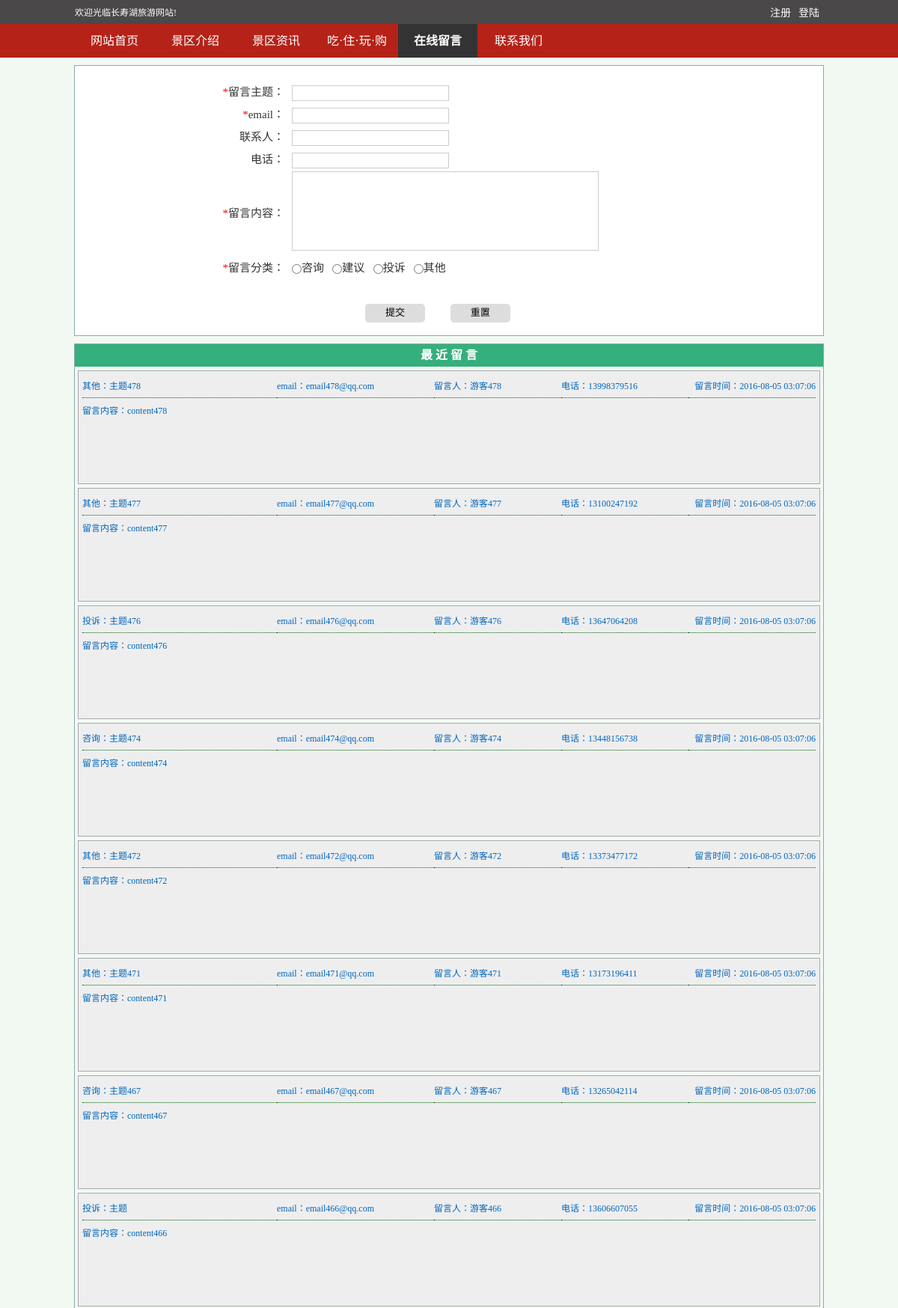
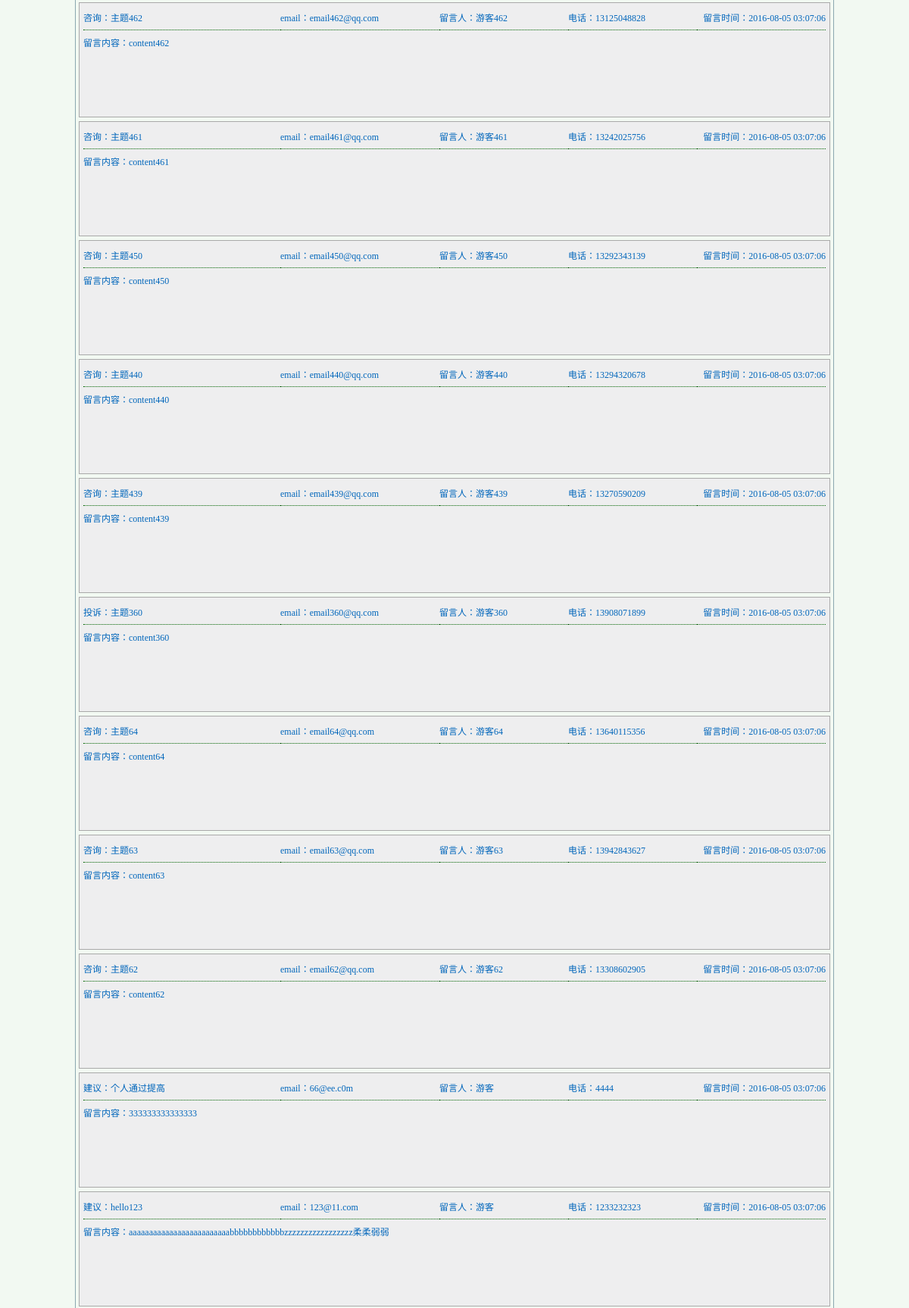
Screenshot of /zxly/index.php (upper part) with the database file from the repository (2 pictures, top to bottom).
### tables this page shows
CREATE TABLE `message` (
  `id` int(10) unsigned NOT NULL AUTO_INCREMENT,
  `topic` varchar(30) NOT NULL,
  `name` varchar(20) NOT NULL,
  `phone` varchar(20) NOT NULL,
  `type` varchar(10) NOT NULL,
  `time` int(11) NOT NULL,
  `email` varchar(40) NOT NULL,
  `content` text NOT NULL,
  `timestamp` timestamp NULL DEFAULT CURRENT_TIMESTAMP ON UPDATE CURRENT_TIMESTAMP,
  `checked` tinyint(1) NOT NULL DEFAULT '0',
  PRIMARY KEY (`id`)
);

### public/class/db.class.php (called while the page is built, shortened)
<?php
class DB {
    public static $dbtype = 'mysql';
    public static $dbhost = '';
    public static $dbport = '';
    public static $dbname = '';
    public static $dbuser = '';
    public static $dbpass = '';
    public static $charset = '';
    public static $stmt = null;
    public static $DB = null;
    public static $connect = true;
    public function __construct() {
        self::$dbtype = 'mysql';
        self::$dbhost = 'localhost';
        self::$dbport = '3306';
        self::$dbname = 'csh';
        self::$dbuser = 'root';
        self::$dbpass = '';
        self::$connect = true;
        self::$charset = 'UTF8';
        self::$DB -> setAttribute ( PDO::MYSQL_ATTR_USE_BUFFERED_QUERY, true );
        self::$DB -> setAttribute ( PDO::ATTR_EMULATE_PREPARES, true );
        self::$DB -> exec( 'SET NAMES ' . self::$charset );
    }
    private function connect() {
        try {
            self::$DB = new PDO ( self::$dbtype . ':host=' . self::$dbhost . ';port=' . self::$dbport . ';dbname=' .
                self::$dbname, self::$dbuser, self::$dbpass, array (PDO::ATTR_PERSISTENT => self::$connect ) );
        } catch ( PDOException $e ) {
            die ( "Connect Error Infomation:" . $e->getMessage () );
        }
    }
    private function _fetch($sql, $type) {
        $result = array ();
        self::$stmt = self::$DB->query ( $sql );
        self::$stmt->setFetchMode ( PDO::FETCH_ASSOC );
        switch ($type) {
            case '1' :
                $result = self::$stmt->fetchAll ();
                break;
        }
        self::$stmt = null;
        return $result;
    }
    public function getAll($table, $field = '*', $where = false, $orderby = false, $limit = false) {
        $sql = "SELECT {$field} FROM `{$table}`";
        $sql .= ($where) ? " WHERE $where" : '';
        $sql .= ($orderby) ? " ORDER BY $orderby" : '';
        $sql .= ($limit) ? " LIMIT $limit" : '';
        return self::_fetch ( $sql, $type = '1' );
    }
}

### zxly/index.php (the view, shortened to what this page needs)
<?php
require_once '../public/class/db.class.php';
$db = new DB();
$data = $db -> getAll('message','*','checked=1',"id desc","0,20");
?>
<!DOCTYPE html>
<html lang="en">
<head>
    <link href="../public/css/style.css" type="text/css" rel="stylesheet"/>
    <link href="../public/css/dropmenu.css" rel="stylesheet" type="text/css"/>
</head>
<body>
<?php include "../public/common/header.php";?>
   <div id="zxly_message">
       <form action="" method="post">
           <table width="80%" align="center">
                <tr height="30">
                    <td nowrap width="180px;" align="right"><span style="color:red;">*</span>留言主题：</td>
                    <td colspan="5" align="left" style="padding-left:10px;">
                        <input name="topic" style="width:200px;"/>
                    </td>
                </tr>
                <tr height="30">
                   <td nowrap align="right"><span style="color:red;">*</span>email：</td>
                   <td align="left" style="padding-left:10px;">
                       <input name="email" style="width:200px;"/>
                   </td>
                </tr>
                <tr height="30">
                   <td nowrap align="right">联系人：</td>
                   <td align="left" style="padding-left:10px;">
                       <input name="name" style="width:200px;"/>
                   </td>
                </tr>
                <tr height="30">
                   <td nowrap align="right">电话：</td>
                   <td align="left" style="padding-left:10px;">
                       <input name="phone" style="width:200px;"/>
                   </td>
                </tr>
                <tr height="115">
                    <td nowrap align="right"><span style="color:red;">*</span>留言内容：</td>
                    <td align="left" style="padding-left:10px;">
                        <textarea name="content"></textarea>
                    </td>
                </tr>
                <tr height="30">
                   <td nowrap align="right"><span style="color:red;">*</span>留言分类：</td>
                   <td align="left" style="padding-left:10px;">
                       <input type="radio" name="type" value="咨询" id="zx" /><label for="zx">咨询</label>&nbsp;&nbsp;
                       <input type="radio" name="type" value="建议" id="jy" /><label for="jy">建议</label>&nbsp;&nbsp;
                       <input type="radio" name="type" value="投诉" id="ts" /><label for="ts">投诉</label>&nbsp;&nbsp;
                       <input type="radio" name="type" value="其他" id="qt" /><label for="qt">其他</label>
                   </td>
                </tr>
               <tr height="30">
                   <td></td>
                   <td align="left" style="padding-left:10px;color:red;">
                   </td>
               </tr>
                <tr height="30">
                    <td colspan="2" align="center">
                        <input type="button" value="提交">
                        <input type="reset" value="重置">
                    </td>
                </tr>
           </table>
       </form>
   </div>
   <div id="zxly_show">
       <div id="zxly_show_title" class="box_title">最&nbsp;近&nbsp;留&nbsp;言</div>
       <?php foreach($data as $k=>$v){?>
       <div class="zxly_show_box">
           <table width="100%" align="center" >
               <tr height="30">
                   <td align="left" width="260"><?php echo $v['type'],'：',$v['topic'];?></td>
                   <td align="left" width="210">email：<?php echo $v['email'];?></td>
                   <td align="left" width="170">留言人：<?php echo $v['name'];?></td>
                   <td align="left" width="170">电话：<?php echo $v['phone'];?></td>
                   <td align="right">留言时间：<?php echo date('Y-m-d H:i:s',$v['time']);?></td>
               </tr>
               <tr height="100">
                   <td colspan="5" align="left" valign="top" class="td_content">
                       <span>留言内容：<?php echo $v['content'];?></span>
                   </td>
               </tr>
           </table>
       </div>
       <?php }?>
   </div>
</body>
</html>

### public/common/header.php (shortened to what this page needs)
<?php
$url = dirname($_SERVER['PHP_SELF']);
?>
<div class="top_box">
    <div class="top_box_inner">
        <div class="topcontent">
            <span class="top-l">欢迎光临长寿湖旅游网站!</span>
                <span class="top-r">
                    <?php if(isset($_SESSION['username'])){?>
                    <a href="javascript:void(0)" id="login_out" onclick="logout();">注销</a>
                    <a href="/1_csh/userinfo/" class="userdetail" title="点击查看用户资料">[root]</a>
                    <?php }else{?>
                    <a href="/1_csh/login/">登陆</a>
                    <a href="/1_csh/register/">注册</a>
                    <?php }?>
                </span>
        </div>
        <div class="menu_box" id="Menu">
            <ul>
                <li class="menu_style <?php if($url=="/1_csh")echo "menu_current";?>" id="MenuItem61" name="MenuItem"><a href="http://localhost/1_csh/index1.php" class="menu">网站首页</a></li>
                <li class="menu_style <?php if($url=="/1_csh/jqjs")echo "menu_current";?>" id="MenuItem62" name="MenuItem"><a href="http://localhost/1_csh/jqjs/" class="menu">景区介绍</a></li>
                <li class="menu_style <?php if($url=="/1_csh/jqzx")echo "menu_current";?>" id="MenuItem63" name="MenuItem"><a href="http://localhost/1_csh/jqzx/" class="menu">景区资讯</a></li>
                <li class="menu_style <?php if($url=="/1_csh/czwg")echo "menu_current";?>"" id="MenuItem64" name="MenuItem"><a href="javascript:void(0)" class="menu">吃·住·玩·购</a>
                </li>
                <li class="menu_style <?php if($url=="/1_csh/zxly")echo "menu_current";?>" id="MenuItem65" name="MenuItem"><a href="http://localhost/1_csh/zxly/" class="menu">在线留言</a></li>
                <li class="menu_style <?php if($url=="/1_csh/lxwm")echo "menu_current";?>" id="MenuItem66" name="MenuItem"><a href="http://localhost/1_csh/lxwm/" class="menu">联系我们</a></li>
            </ul>
        </div>
    </div>
</div>

### public/css/style.css (style rules this page uses)
body,div,dl,dt,dd,ul,ol,li,h1,h2,h3,h4,h5,h6,pre,code,form,fieldset,legend,input,textarea,th,td,p,blockquote,hr,button,article,aside,details,figcaption,figure,footer,header,hgroup,menu,nav,section { margin:0px;padding:0px; }
body { word-wrap:break-word;text-align:center;font:12px/1.5 Tahoma;color:#333333;background:#f2f9f2; }
input,select,textarea,button { font-size:100%; }
table { border-collapse:collapse;border-spacing:0; }
li { list-style:none;*margin-left:-1px }
a { text-decoration:none; }
.top_box { clear:both;border:0 solid #cccccc;background:url(images/top-bg1.png) repeat-x top;height:77px; }
.top_box_inner { width:1000px;margin:0px auto;position:relative; }
.top_box .topcontent { clear:both;height:35px;width:100%;position:absolute;top:0px;left:0px; }
.top-l { float:left;width:50%;line-height:35px;text-align:left;color:white; }
.top-r { float:right;width:50%;height:35px;text-align:right; }
.top-r a { float:right;color:white;padding:0px 5px 0px 5px;line-height:35px;font-size:14px; }
.menu_box { text-align:left;height:45px; }
.menu_style { float:left;width:106px;text-align:center; }
a.menu { display:block;color:white;text-decoration:none;font-weight:normal;font-size:16px;line-height:45px; }
.menu_current a.menu { font-weight:bold;background:#333; }
.box_title { height:30px; line-height:30px; color:white; font-weight:bold; font-size:16px; }
#zxly_message { width:1000px; height:340px; border:1px solid #8ba8af; margin:10px auto; padding-top: 20px; font-size:15px; background:white; }
#zxly_message table input { font-size: 13px; padding: 2px 4px; border: 1px solid #ccc; vertical-align: middle; }
#zxly_message table textarea { width:400px;height:100px; font-size: 13px; padding: 2px 4px; border: 1px solid #ccc; resize: none; }
#zxly_message input[type=button],#zxly_message input[type=reset] { width: 80px; height: 25px; line-height: 18px; border: 0; border-radius: 5px; background: #ddd; cursor: pointer; margin-right:30px; }
#zxly_show { width:1000px; border:1px solid #8ba8af; margin:10px auto; padding-bottom:5px; }
#zxly_show_title { background: #35af7c; }
.zxly_show_box { width:98%; min-height:140px; border:1px darkgray solid; margin:5px auto 0; padding:5px; background: #eeeeef; color:#0066bb; }
.zxly_show_box .td_content { padding:8px 0; border-top: 1px dotted darkgreen; }

### rows the page displays
message: type "其他", topic "主题478", email "email478@qq.com", name "游客478", phone "13998379516", time "2016-08-05 03:07:06", content "content478"
message: type "其他", topic "主题477", email "email477@qq.com", name "游客477", phone "13100247192", time "2016-08-05 03:07:06", content "content477"
message: type "投诉", topic "主题476", email "email476@qq.com", name "游客476", phone "13647064208", time "2016-08-05 03:07:06", content "content476"
message: type "咨询", topic "主题474", email "email474@qq.com", name "游客474", phone "13448156738", time "2016-08-05 03:07:06", content "content474"
message: type "其他", topic "主题472", email "email472@qq.com", name "游客472", phone "13373477172", time "2016-08-05 03:07:06", content "content472"
message: type "其他", topic "主题471", email "email471@qq.com", name "游客471", phone "13173196411", time "2016-08-05 03:07:06", content "content471"
message: type "咨询", topic "主题467", email "email467@qq.com", name "游客467", phone "13265042114", time "2016-08-05 03:07:06", content "content467"
message: type "投诉", topic "主题", email "email466@qq.com", name "游客466", phone "13606607055", time "2016-08-05 03:07:06", content "content466"
message: type "咨询", topic "主题462", email "email462@qq.com", name "游客462", phone "13125048828", time "2016-08-05 03:07:06", content "content462"
message: type "咨询", topic "主题461", email "email461@qq.com", name "游客461", phone "13242025756", time "2016-08-05 03:07:06", content "content461"
message: type "咨询", topic "主题450", email "email450@qq.com", name "游客450", phone "13292343139", time "2016-08-05 03:07:06", content "content450"
message: type "咨询", topic "主题440", email "email440@qq.com", name "游客440", phone "13294320678", time "2016-08-05 03:07:06", content "content440"
message: type "咨询", topic "主题439", email "email439@qq.com", name "游客439", phone "13270590209", time "2016-08-05 03:07:06", content "content439"
message: type "投诉", topic "主题360", email "email360@qq.com", name "游客360", phone "13908071899", time "2016-08-05 03:07:06", content "content360"
message: type "咨询", topic "主题64", email "email64@qq.com", name "游客64", phone "13640115356", time "2016-08-05 03:07:06", content "content64"
message: type "咨询", topic "主题63", email "email63@qq.com", name "游客63", phone "13942843627", time "2016-08-05 03:07:06", content "content63"
message: type "咨询", topic "主题62", email "email62@qq.com", name "游客62", phone "13308602905", time "2016-08-05 03:07:06", content "content62"
message: type "建议", topic "个人通过提高", email "66@ee.c0m", name "游客", phone "4444", time "2016-08-05 03:07:06", content "333333333333333"
message: type "建议", topic "hello123", email "123@11.com", name "游客", phone "1233232323", time "2016-08-05 03:07:06", content "aaaaaaaaaaaaaaaaaaaaaaaaabbbbbbbbbbbbzzzzzzzzzzzzzzzzz柔柔弱弱"
